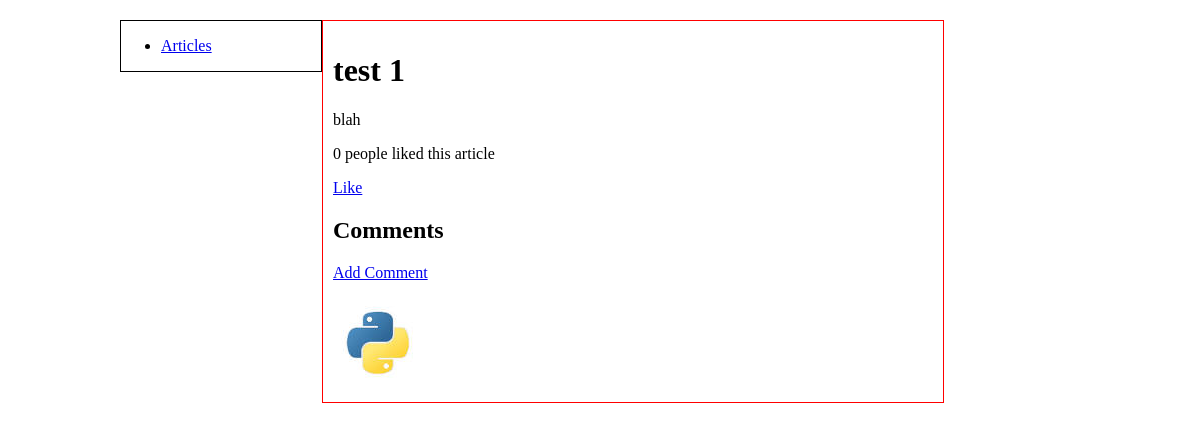
The app's page /article/get/1/, older data.
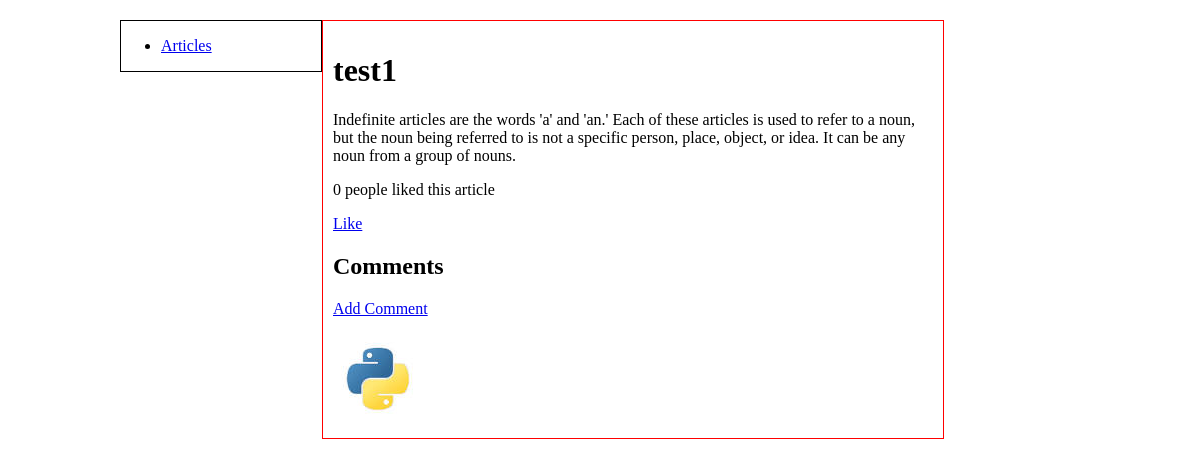
The same page, newer data.
### article/models.py (models this page shows, shortened)
class Article(models.Model):
	title = models.CharField(max_length=200)
	body  = models.TextField()
	pub_date = models.DateTimeField('date published')
	likes = models.IntegerField(default=0)

### article/views.py (the view)
# urls.py: url(r'^article/get/(?P<article_id>\d+)/$',article,name='article'),
def article(request,article_id=1):
	print 555
	return render_to_response('article.html',{'article':Article.objects.get(id=article_id)})

### article/templates/article.html (shortened to what this page needs)
{% extends "base.html" %}
{% block sidebar %}
<ul>
	<li><a href="/articles/all">Articles</a></li>
</ul>
{% endblock %}
{% block content %}
<h1>{{ article.title }}</h1>
<p>{{ article.body }} </p>
<p>{{article.likes}} people liked this article</a></p>
<p><a href="/articles/like/{{article.id}}">Like</a></p>
<h2>Comments</h2>
<p><a href="/articles/add_comment/{{article.id}}"> Add Comment</a></p>
{% endblock %}

Row changes from the older to the newer data that the page shows:
changed Article: title "test 1" → "test1"; body "blah" → "Indefinite articles are the words 'a' and 'an.' Each of these articles is used to refer to a noun, but the noun being referred to is not a specific person, place, object, or idea. It can be any noun from a group of nouns."
